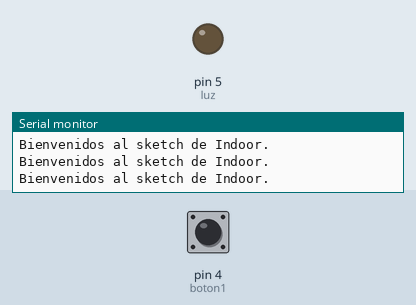
Recording of a sketch running on a simulated Arduino Uno, built with avr-gcc and run on an emulated ATmega328P. Shown: output pins drawn as LEDs (lit = HIGH), the last lines printed to the serial monitor. Dashed ring = blinking. The inputs (shaded band) are chosen by the test bench; at power-on: pin 4 (boton1) LOW.

Above: at 1.2 s.
1.3 s: pin 4 (boton1) pulled HIGH for 3.2 s
At 1.7 s:
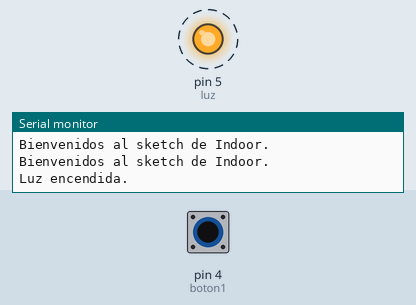
6.0 s: pin 4 (boton1) pulled HIGH for 0.15 s
At 6.8 s:
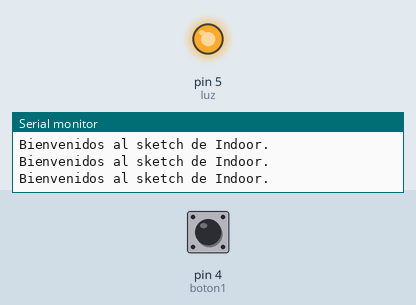
Timing chart, 0 to 9.0 s (numbered marks = the images above; inputs shaded):
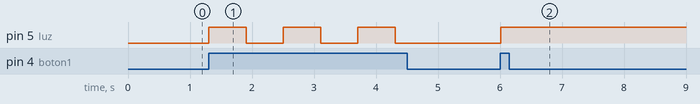

The sketch:

indoor_control.ino
```cpp
//Este proyecto es para el control semi-automático de un indoor en un placard con WiFi y NodeMCU.
//Se intentará hacerlo full-automático para el futuro y lograr implementar una API que de soporte a APPS y Syslog-Ng

//Seccion de dispositivos a 220v
const int luz = 5;
//const int ventilador = 4;
//const int burbujas = 0;
//const int calefactor = 2;
const int boton1 = 4;

//Estado de dispositivos para verificación pre-cambio de estado.
boolean luz_flag = false;
int btn_value = 0;
//boolean ventilador_flag = false;
//boolean burbujas_flag = false;
//boolean calefactor_flag = false;

void setup() {
  //Iniciamos el monitor Serial para debuggear control points.
  Serial.begin(115200);
  pinMode(luz, OUTPUT);
  //  pinMode(ventilador, OUTPUT);
  //  pinMode(burbujas, OUTPUT);
  //  pinMode(calefactor, OUTPUT);
  //  pinMode(boton1, INPUT);
}

void loop() {
  Serial.print("\n\nBienvenidos al sketch de Indoor.\n");
  delay(100);
  btn_value = digitalRead(boton1);
  if (btn_value) {
    prendo_apago_luz(btn_value);
  }

}

void prendo_apago_luz(int boton) {
  if (boton == 1) {
    //Optimizar en función luego.
    if (luz_flag == false) {

      Serial.print("Luz encendida.\n");
      digitalWrite(luz, HIGH);
      luz_flag = true;
      delay(500);
    }
    else {
      Serial.print("Luz apagada.\n");
      digitalWrite(luz, LOW);
      luz_flag = false;
      delay(500);
    }
  }
  Serial.print("El estado del LED es " + String(luz_flag) + "\n");
}
```

Measured:
- after the input at 1.3 s, pin 5 (luz): alternates HIGH for 0.60 s and LOW for 0.60 s, 6 changes in all, then stays LOW, starting at once
- after the input at 6.0 s, pin 5 (luz): LOW → HIGH at once
